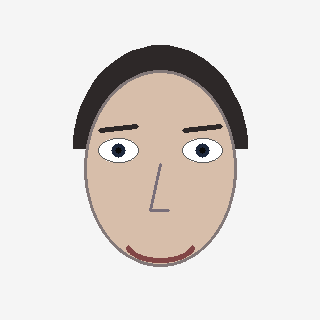
#> input picture samples/photos/person_1.png, 320 x 320 px; its folder holds only this picture in this run
$ python generate_test_queries.py
#> lines starting #> are read from the running program, lines starting #| are printed output that depends on the picture; after the words box and inside, x2 and y2 are one past the last pixel; in counts of white or black regions, pixels touching at a corner belong together
#> in main, photo is the input picture: shape (320, 320, 3); mean B, G, R 215.5, 219.2, 224.7
### engine.py
"""
PhotoSketch - Core Matching Engine
-----------------------------------
Classical computer-vision pipeline for matching hand-drawn sketches to photographs.

The modality gap between a line sketch and a real photo is bridged by:
  1. Preprocessing      -> common size, grayscale, denoise
  2. Sketch conversion  -> map a photo into the "sketch domain"
  3. Feature extraction -> Canny edges, ORB keypoints
  4. Similarity scoring -> SSIM + ORB match ratio + edge agreement, fused
  5. Ranking            -> sort candidate photos by combined score

No model training required. Runs on ordinary hardware.
"""

from __future__ import annotations

import cv2
import numpy as np
from skimage.metrics import structural_similarity as ssim


# Standard working size for all comparisons (square keeps SSIM windows valid)
STANDARD_SIZE = (256, 256)


# --------------------------------------------------------------------------- #
# 1. PREPROCESSING
# --------------------------------------------------------------------------- #
def to_gray(image: np.ndarray) -> np.ndarray:
    """Return a single-channel grayscale image regardless of input channels."""
    if image is None:
        raise ValueError("Received an empty image.")
    if image.ndim == 2:
        return image
    if image.shape[2] == 4:  # RGBA
        image = cv2.cvtColor(image, cv2.COLOR_RGBA2BGR)
    return cv2.cvtColor(image, cv2.COLOR_BGR2GRAY)
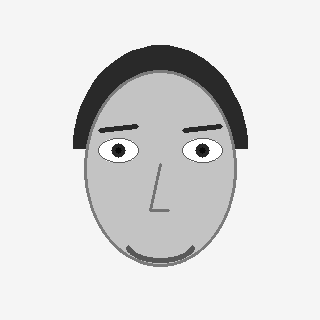
#> returned value: shape (320, 320); min 10, max 255, mean 220.4


# [9 lines left out: function preprocess, not called in this run]


# --------------------------------------------------------------------------- #
# 2. SKETCH-DOMAIN CONVERSION (photo -> pencil sketch)
# --------------------------------------------------------------------------- #
def photo_to_sketch(image: np.ndarray, blur_ksize: int = 21) -> np.ndarray:
    """
    Convert a photograph into a pencil-sketch image using the classic
    grayscale -> invert -> blur -> colour-dodge technique.
    Returns a single-channel (grayscale) sketch.
    """
    gray = to_gray(image)
    inverted = 255 - gray
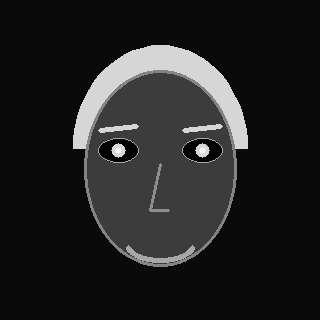
#> inverted: shape (320, 320); min 0, max 245, mean 34.6
    # Kernel must be odd
    if blur_ksize % 2 == 0:
        blur_ksize += 1
    blurred = cv2.GaussianBlur(inverted, (blur_ksize, blur_ksize), sigmaX=0)
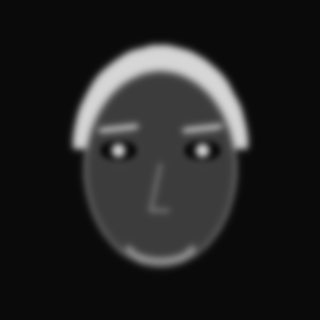
#> blurred: shape (320, 320); min 10, max 214, mean 34.6
    inverted_blur = 255 - blurred
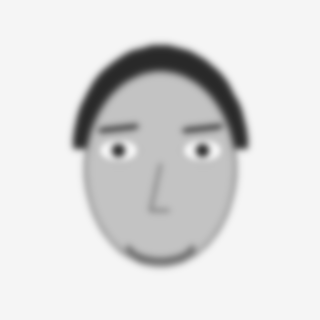
#> inverted_blur: shape (320, 320); min 41, max 245, mean 220.4
    # Colour dodge blend
    sketch = cv2.divide(gray, inverted_blur, scale=256.0)
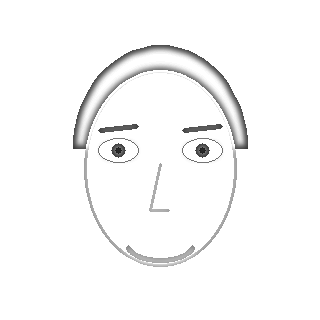
#> sketch: shape (320, 320); min 30, max 255, mean 248.8
    return sketch


# --------------------------------------------------------------------------- #
# 3. FEATURE EXTRACTION
# --------------------------------------------------------------------------- #
def edge_map(gray: np.ndarray, low: int = 50, high: int = 150) -> np.ndarray:
    """Canny edge map - the structural signature shared by sketch and photo."""
    return cv2.Canny(gray, low, high)


_ORB = cv2.ORB_create(nfeatures=500)


# [52 lines left out: functions orb_features, ssim_score, orb_match_score, edge_agreement, not called in this run]


# --------------------------------------------------------------------------- #
# 5. COMBINED SCORE + RANKING
# --------------------------------------------------------------------------- #
# Weights for fusing the three complementary measures. Tuned so global
# structure (SSIM) leads, with local landmarks (ORB) and contours (edges)
# providing supporting evidence.
WEIGHTS = {"ssim": 0.5, "orb": 0.3, "edge": 0.2}


# [75 lines left out: functions _prepare, compare, rank_matches, risk_free_label, not called in this run]

### generate_test_queries.py
"""
Generate realistic 'hand-drawn style' query sketches for testing the
Sketch -> Photo matching feature.

Unlike samples/sketches (which are exact sketch conversions of the photos and
therefore match at 100%), these test queries are deliberately imperfect:
  - slight geometric warp (as if drawn by hand)
  - light random strokes / jitter
  - softened lines

This shows the matcher finding the correct person even when the sketch is NOT
a pixel-perfect copy of the photo - a far more convincing demo.

Run:  python generate_test_queries.py
Output: test_queries/<name>_query.png
"""

import os
import glob
import cv2
import numpy as np

import engine

PHOTOS_DIR = os.path.join(os.path.dirname(__file__), "samples", "photos")
OUT_DIR = os.path.join(os.path.dirname(__file__), "test_queries")


def hand_drawn(sketch: np.ndarray, seed: int) -> np.ndarray:
    """Make a clean sketch look hand-drawn: warp + jitter + soften."""
#> called with seed = 100
    rng = np.random.default_rng(seed)
    h, w = sketch.shape[:2]
#> h = 320; w = 320

    # 1) Gentle sinusoidal warp (wobbly hand-drawn lines)
    amp = 3.5
    xs, ys = np.meshgrid(np.arange(w), np.arange(h))
    map_x = (xs + amp * np.sin(ys / 22.0 + rng.uniform(0, 3))).astype(np.float32)
    map_y = (ys + amp * np.cos(xs / 22.0 + rng.uniform(0, 3))).astype(np.float32)
    warped = cv2.remap(sketch, map_x, map_y, interpolation=cv2.INTER_LINEAR,
                        borderMode=cv2.BORDER_REFLECT)
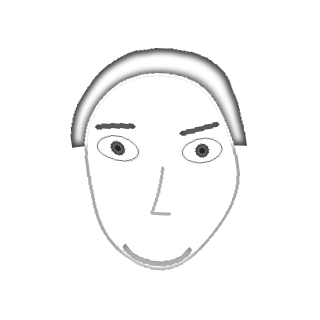
#> warped: shape (320, 320); min 32, max 255, mean 248.8

    # 2) Add a few faint stray pencil strokes
    canvas = warped.copy()
    for _ in range(rng.integers(4, 8)):
        x1, y1 = rng.integers(0, w), rng.integers(0, h)
        x2 = int(np.clip(x1 + rng.integers(-40, 40), 0, w - 1))
        y2 = int(np.clip(y1 + rng.integers(-40, 40), 0, h - 1))
        cv2.line(canvas, (x1, y1), (x2, y2), int(rng.integers(150, 210)), 1)
#> canvas: shape (320, 320); 0.1% of pixels changed, all inside (x1, y1, x2, y2) = (55, 1, 307, 315)

    # 3) Soften slightly so it reads like graphite, not a clean render
    softened = cv2.GaussianBlur(canvas, (3, 3), 0)
    return softened


def main():
    os.makedirs(OUT_DIR, exist_ok=True)
    photos = sorted(glob.glob(os.path.join(PHOTOS_DIR, "*.png")))
    if not photos:
        print("No sample photos found. Run generate_samples.py first.")
        return

    for i, path in enumerate(photos):
        name = os.path.splitext(os.path.basename(path))[0]
        photo = cv2.imread(path)
        clean_sketch = engine.photo_to_sketch(photo)
        query = hand_drawn(clean_sketch, seed=100 + i)
        out_path = os.path.join(OUT_DIR, f"{name}_query.png")
        cv2.imwrite(out_path, query)
        print(f"Created {out_path}")

    print(f"\nDone. {len(photos)} hand-drawn style query sketches in {OUT_DIR}")


if __name__ == "__main__":
    main()

$ run again, on samples/photos/person_3.png
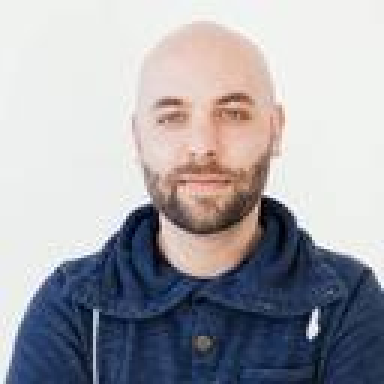
#> input picture samples/photos/person_3.png, 384 x 384 px
#> in main, photo is the input picture: shape (384, 384, 3); mean B, G, R 170.5, 164.4, 164.7
#> in photo_to_sketch, `blurred = cv2.GaussianBlur(inverted, (blur_ksize, blur_ksize), sigmaX=0)`:
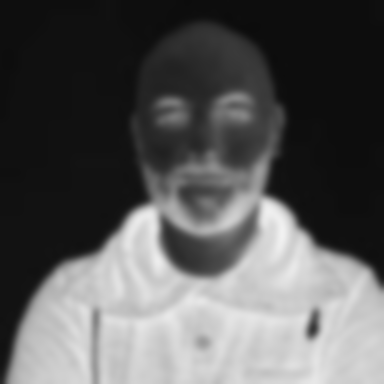
#> blurred: shape (384, 384); min 12, max 241, mean 89.9
#> in hand_drawn, `warped = cv2.remap(sketch, map_x, map_y, interpolation=cv2.INTER_LINEA..`:
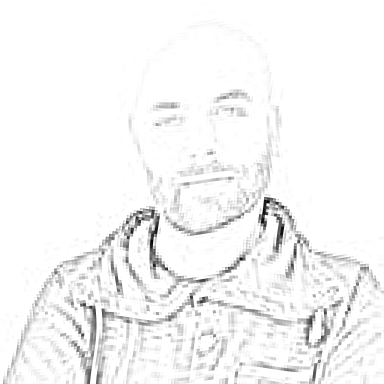
#> warped: shape (384, 384); min 5, max 255, mean 245.2

$ run again, on samples/photos/person_4.png
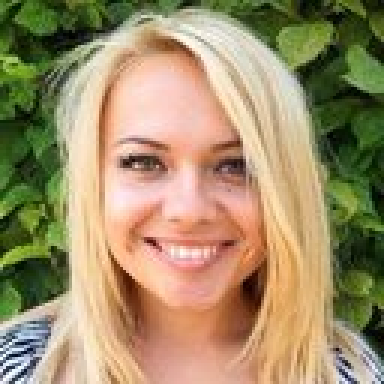
#> input picture samples/photos/person_4.png, 384 x 384 px
#> in main, photo is the input picture: shape (384, 384, 3); mean B, G, R 105.5, 142.2, 160.7
#> in photo_to_sketch, `inverted_blur = 255 - blurred`:
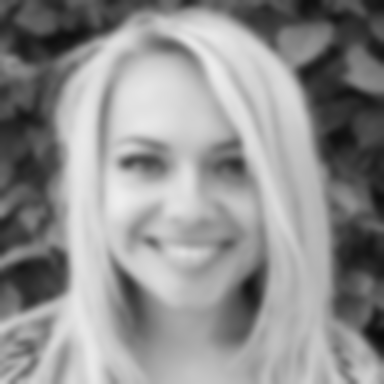
#> inverted_blur: shape (384, 384); min 9, max 238, mean 143.6
#> in hand_drawn, `warped = cv2.remap(sketch, map_x, map_y, interpolation=cv2.INTER_LINEA..`:
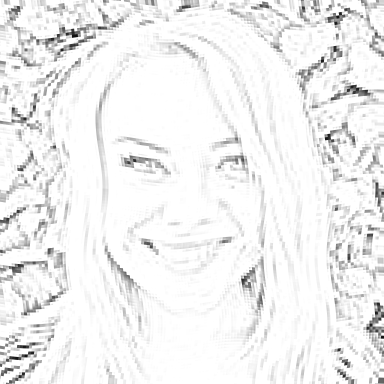
#> warped: shape (384, 384); min 14, max 255, mean 240.5
